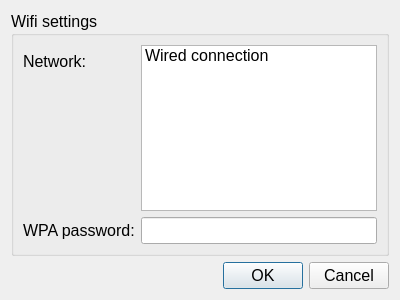
<?xml version="1.0" encoding="UTF-8"?>
<ui version="4.0">
 <class>WifiDialog</class>
 <widget class="QDialog" name="WifiDialog">
  <property name="geometry">
   <rect>
    <x>0</x>
    <y>0</y>
    <width>400</width>
    <height>300</height>
   </rect>
  </property>
  <property name="font">
   <font>
    <pointsize>12</pointsize>
   </font>
  </property>
  <property name="windowTitle">
   <string>Wifi settings</string>
  </property>
  <layout class="QVBoxLayout" name="verticalLayout">
   <item>
    <widget class="QGroupBox" name="groupBox">
     <property name="font">
      <font>
       <pointsize>12</pointsize>
      </font>
     </property>
     <property name="title">
      <string>Wifi settings</string>
     </property>
     <layout class="QFormLayout" name="formLayout">
      <property name="fieldGrowthPolicy">
       <enum>QFormLayout::ExpandingFieldsGrow</enum>
      </property>
      <item row="0" column="0">
       <widget class="QLabel" name="label">
        <property name="text">
         <string>Network:</string>
        </property>
       </widget>
      </item>
      <item row="0" column="1">
       <widget class="QListWidget" name="networkList">
        <item>
         <property name="text">
          <string>Wired connection</string>
         </property>
         <property name="icon">
          <iconset resource="icons.qrc">
           <normaloff>:/icons/network_wired.png</normaloff>:/icons/network_wired.png</iconset>
         </property>
        </item>
       </widget>
      </item>
      <item row="1" column="0">
       <widget class="QLabel" name="label_3">
        <property name="text">
         <string>WPA password:</string>
        </property>
       </widget>
      </item>
      <item row="1" column="1">
       <widget class="QLineEdit" name="passEdit">
        <property name="echoMode">
         <enum>QLineEdit::Password</enum>
        </property>
       </widget>
      </item>
     </layout>
    </widget>
   </item>
   <item>
    <widget class="QDialogButtonBox" name="buttonBox">
     <property name="orientation">
      <enum>Qt::Horizontal</enum>
     </property>
     <property name="standardButtons">
      <set>QDialogButtonBox::Cancel|QDialogButtonBox::Ok</set>
     </property>
    </widget>
   </item>
  </layout>
 </widget>
 <resources>
  <include location="icons.qrc"/>
 </resources>
 <connections>
  <connection>
   <sender>buttonBox</sender>
   <signal>accepted()</signal>
   <receiver>WifiDialog</receiver>
   <slot>accept()</slot>
   <hints>
    <hint type="sourcelabel">
     <x>248</x>
     <y>254</y>
    </hint>
    <hint type="destinationlabel">
     <x>157</x>
     <y>274</y>
    </hint>
   </hints>
  </connection>
  <connection>
   <sender>buttonBox</sender>
   <signal>rejected()</signal>
   <receiver>WifiDialog</receiver>
   <slot>reject()</slot>
   <hints>
    <hint type="sourcelabel">
     <x>316</x>
     <y>260</y>
    </hint>
    <hint type="destinationlabel">
     <x>286</x>
     <y>274</y>
    </hint>
   </hints>
  </connection>
 </connections>
</ui>
